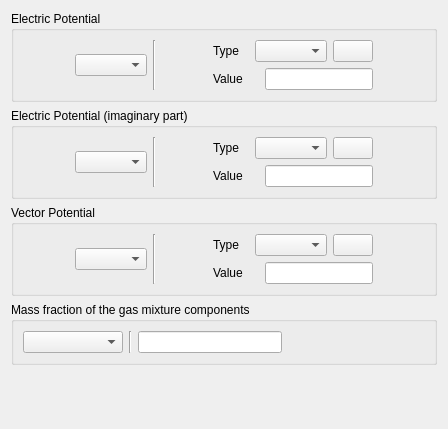
<?xml version="1.0" encoding="UTF-8"?>
<ui version="4.0">
 <class>BoundaryConditionsElectricalForm</class>
 <widget class="QWidget" name="BoundaryConditionsElectricalForm">
  <property name="geometry">
   <rect>
    <x>0</x>
    <y>0</y>
    <width>448</width>
    <height>429</height>
   </rect>
  </property>
  <property name="minimumSize">
   <size>
    <width>0</width>
    <height>0</height>
   </size>
  </property>
  <property name="windowTitle">
   <string>Form</string>
  </property>
  <layout class="QGridLayout" name="gridLayout">
   <item row="0" column="0">
    <widget class="QGroupBox" name="groupBoxPotElec">
     <property name="title">
      <string>Electric Potential</string>
     </property>
     <layout class="QGridLayout" name="_4">
      <property name="margin">
       <number>9</number>
      </property>
      <property name="spacing">
       <number>6</number>
      </property>
      <item row="0" column="0">
       <layout class="QHBoxLayout" name="_5">
        <property name="spacing">
         <number>6</number>
        </property>
        <property name="margin">
         <number>0</number>
        </property>
        <item>
         <spacer>
          <property name="orientation">
           <enum>Qt::Horizontal</enum>
          </property>
          <property name="sizeHint" stdset="0">
           <size>
            <width>16</width>
            <height>20</height>
           </size>
          </property>
         </spacer>
        </item>
        <item>
         <widget class="QComboBox" name="comboBoxPotElec"/>
        </item>
        <item>
         <widget class="Line" name="line_3">
          <property name="orientation">
           <enum>Qt::Vertical</enum>
          </property>
         </widget>
        </item>
        <item>
         <spacer>
          <property name="orientation">
           <enum>Qt::Horizontal</enum>
          </property>
          <property name="sizeHint" stdset="0">
           <size>
            <width>16</width>
            <height>20</height>
           </size>
          </property>
         </spacer>
        </item>
        <item>
         <layout class="QVBoxLayout" name="_10">
          <property name="spacing">
           <number>6</number>
          </property>
          <property name="margin">
           <number>0</number>
          </property>
          <item>
           <layout class="QHBoxLayout" name="_11">
            <property name="spacing">
             <number>6</number>
            </property>
            <property name="margin">
             <number>0</number>
            </property>
            <item>
             <widget class="QLabel" name="labelPotElec">
              <property name="text">
               <string>Type</string>
              </property>
             </widget>
            </item>
            <item>
             <widget class="QComboBox" name="comboBoxTypePotElec"/>
            </item>
            <item>
             <widget class="QPushButton" name="pushButtonPotElecFormula">
              <property name="text">
               <string/>
              </property>
              <property name="icon">
               <iconset resource="resources_pages.qrc">
                <normaloff>:/new/prefix1/data/icons/22x22/edit-find-replace.png</normaloff>:/new/prefix1/data/icons/22x22/edit-find-replace.png</iconset>
              </property>
             </widget>
            </item>
           </layout>
          </item>
          <item>
           <layout class="QHBoxLayout" name="_12">
            <property name="spacing">
             <number>6</number>
            </property>
            <property name="margin">
             <number>0</number>
            </property>
            <item>
             <widget class="QLabel" name="labelValuePotElec">
              <property name="text">
               <string>Value</string>
              </property>
             </widget>
            </item>
            <item>
             <spacer>
              <property name="orientation">
               <enum>Qt::Horizontal</enum>
              </property>
              <property name="sizeHint" stdset="0">
               <size>
                <width>16</width>
                <height>20</height>
               </size>
              </property>
             </spacer>
            </item>
            <item>
             <widget class="QLineEdit" name="lineEditValuePotElec"/>
            </item>
           </layout>
          </item>
         </layout>
        </item>
        <item>
         <spacer>
          <property name="orientation">
           <enum>Qt::Horizontal</enum>
          </property>
          <property name="sizeHint" stdset="0">
           <size>
            <width>16</width>
            <height>20</height>
           </size>
          </property>
         </spacer>
        </item>
       </layout>
      </item>
     </layout>
    </widget>
   </item>
   <item row="1" column="0">
    <widget class="QGroupBox" name="groupBoxPotElecIm">
     <property name="title">
      <string>Electric Potential (imaginary part)</string>
     </property>
     <layout class="QGridLayout" name="_14">
      <property name="margin">
       <number>9</number>
      </property>
      <property name="spacing">
       <number>6</number>
      </property>
      <item row="0" column="0">
       <layout class="QHBoxLayout" name="_15">
        <property name="spacing">
         <number>6</number>
        </property>
        <property name="margin">
         <number>0</number>
        </property>
        <item>
         <spacer>
          <property name="orientation">
           <enum>Qt::Horizontal</enum>
          </property>
          <property name="sizeHint" stdset="0">
           <size>
            <width>16</width>
            <height>20</height>
           </size>
          </property>
         </spacer>
        </item>
        <item>
         <widget class="QComboBox" name="comboBoxPotElecIm"/>
        </item>
        <item>
         <widget class="Line" name="line_4">
          <property name="orientation">
           <enum>Qt::Vertical</enum>
          </property>
         </widget>
        </item>
        <item>
         <spacer>
          <property name="orientation">
           <enum>Qt::Horizontal</enum>
          </property>
          <property name="sizeHint" stdset="0">
           <size>
            <width>16</width>
            <height>20</height>
           </size>
          </property>
         </spacer>
        </item>
        <item>
         <layout class="QVBoxLayout" name="_16">
          <property name="spacing">
           <number>6</number>
          </property>
          <property name="margin">
           <number>0</number>
          </property>
          <item>
           <layout class="QHBoxLayout" name="_17">
            <property name="spacing">
             <number>6</number>
            </property>
            <property name="margin">
             <number>0</number>
            </property>
            <item>
             <widget class="QLabel" name="labelPotElecIm">
              <property name="text">
               <string>Type</string>
              </property>
             </widget>
            </item>
            <item>
             <widget class="QComboBox" name="comboBoxTypePotElecIm"/>
            </item>
            <item>
             <widget class="QPushButton" name="pushButtonPotElecImFormula">
              <property name="text">
               <string/>
              </property>
              <property name="icon">
               <iconset resource="resources_pages.qrc">
                <normaloff>:/new/prefix1/data/icons/22x22/edit-find-replace.png</normaloff>:/new/prefix1/data/icons/22x22/edit-find-replace.png</iconset>
              </property>
             </widget>
            </item>
           </layout>
          </item>
          <item>
           <layout class="QHBoxLayout" name="_18">
            <property name="spacing">
             <number>6</number>
            </property>
            <property name="margin">
             <number>0</number>
            </property>
            <item>
             <widget class="QLabel" name="labelValuePotElecIm">
              <property name="text">
               <string>Value</string>
              </property>
             </widget>
            </item>
            <item>
             <spacer>
              <property name="orientation">
               <enum>Qt::Horizontal</enum>
              </property>
              <property name="sizeHint" stdset="0">
               <size>
                <width>16</width>
                <height>20</height>
               </size>
              </property>
             </spacer>
            </item>
            <item>
             <widget class="QLineEdit" name="lineEditValuePotElecIm"/>
            </item>
           </layout>
          </item>
         </layout>
        </item>
        <item>
         <spacer>
          <property name="orientation">
           <enum>Qt::Horizontal</enum>
          </property>
          <property name="sizeHint" stdset="0">
           <size>
            <width>16</width>
            <height>20</height>
           </size>
          </property>
         </spacer>
        </item>
       </layout>
      </item>
     </layout>
    </widget>
   </item>
   <item row="2" column="0">
    <widget class="QGroupBox" name="groupBoxPotVector">
     <property name="title">
      <string>Vector Potential</string>
     </property>
     <layout class="QGridLayout" name="_20">
      <property name="margin">
       <number>9</number>
      </property>
      <property name="spacing">
       <number>6</number>
      </property>
      <item row="0" column="0">
       <layout class="QHBoxLayout" name="_21">
        <property name="spacing">
         <number>6</number>
        </property>
        <property name="margin">
         <number>0</number>
        </property>
        <item>
         <spacer>
          <property name="orientation">
           <enum>Qt::Horizontal</enum>
          </property>
          <property name="sizeHint" stdset="0">
           <size>
            <width>16</width>
            <height>20</height>
           </size>
          </property>
         </spacer>
        </item>
        <item>
         <widget class="QComboBox" name="comboBoxPotVector"/>
        </item>
        <item>
         <widget class="Line" name="line_5">
          <property name="orientation">
           <enum>Qt::Vertical</enum>
          </property>
         </widget>
        </item>
        <item>
         <spacer>
          <property name="orientation">
           <enum>Qt::Horizontal</enum>
          </property>
          <property name="sizeHint" stdset="0">
           <size>
            <width>16</width>
            <height>20</height>
           </size>
          </property>
         </spacer>
        </item>
        <item>
         <layout class="QVBoxLayout" name="_22">
          <property name="spacing">
           <number>6</number>
          </property>
          <property name="margin">
           <number>0</number>
          </property>
          <item>
           <layout class="QHBoxLayout" name="_23">
            <property name="spacing">
             <number>6</number>
            </property>
            <property name="margin">
             <number>0</number>
            </property>
            <item>
             <widget class="QLabel" name="labelPotVector">
              <property name="text">
               <string>Type</string>
              </property>
             </widget>
            </item>
            <item>
             <widget class="QComboBox" name="comboBoxTypePotVector"/>
            </item>
            <item>
             <widget class="QPushButton" name="pushButtonPotVectorFormula">
              <property name="text">
               <string/>
              </property>
              <property name="icon">
               <iconset resource="resources_pages.qrc">
                <normaloff>:/new/prefix1/data/icons/22x22/edit-find-replace.png</normaloff>:/new/prefix1/data/icons/22x22/edit-find-replace.png</iconset>
              </property>
             </widget>
            </item>
           </layout>
          </item>
          <item>
           <layout class="QHBoxLayout" name="_24">
            <property name="spacing">
             <number>6</number>
            </property>
            <property name="margin">
             <number>0</number>
            </property>
            <item>
             <widget class="QLabel" name="labelValuePotVector">
              <property name="text">
               <string>Value</string>
              </property>
             </widget>
            </item>
            <item>
             <spacer>
              <property name="orientation">
               <enum>Qt::Horizontal</enum>
              </property>
              <property name="sizeHint" stdset="0">
               <size>
                <width>16</width>
                <height>20</height>
               </size>
              </property>
             </spacer>
            </item>
            <item>
             <widget class="QLineEdit" name="lineEditValuePotVector"/>
            </item>
           </layout>
          </item>
         </layout>
        </item>
        <item>
         <spacer>
          <property name="orientation">
           <enum>Qt::Horizontal</enum>
          </property>
          <property name="sizeHint" stdset="0">
           <size>
            <width>16</width>
            <height>20</height>
           </size>
          </property>
         </spacer>
        </item>
       </layout>
      </item>
     </layout>
    </widget>
   </item>
   <item row="3" column="0">
    <widget class="QGroupBox" name="groupBoxMixture">
     <property name="title">
      <string>Mass fraction of the gas mixture components</string>
     </property>
     <layout class="QGridLayout" name="gridLayout_3">
      <item row="0" column="0">
       <layout class="QHBoxLayout" name="horizontalLayout_4">
        <item>
         <widget class="QComboBox" name="comboBoxSpecies">
          <property name="minimumSize">
           <size>
            <width>100</width>
            <height>0</height>
           </size>
          </property>
         </widget>
        </item>
        <item>
         <widget class="Line" name="line_2">
          <property name="orientation">
           <enum>Qt::Vertical</enum>
          </property>
         </widget>
        </item>
        <item>
         <widget class="QLineEdit" name="lineEditValueSpecies"/>
        </item>
        <item>
         <spacer name="horizontalSpacer_7">
          <property name="orientation">
           <enum>Qt::Horizontal</enum>
          </property>
          <property name="sizeHint" stdset="0">
           <size>
            <width>37</width>
            <height>20</height>
           </size>
          </property>
         </spacer>
        </item>
       </layout>
      </item>
     </layout>
    </widget>
   </item>
   <item row="4" column="0">
    <spacer name="verticalSpacer">
     <property name="orientation">
      <enum>Qt::Vertical</enum>
     </property>
     <property name="sizeHint" stdset="0">
      <size>
       <width>20</width>
       <height>114</height>
      </size>
     </property>
    </spacer>
   </item>
  </layout>
 </widget>
 <resources>
  <include location="resources_pages.qrc"/>
 </resources>
 <connections/>
</ui>
